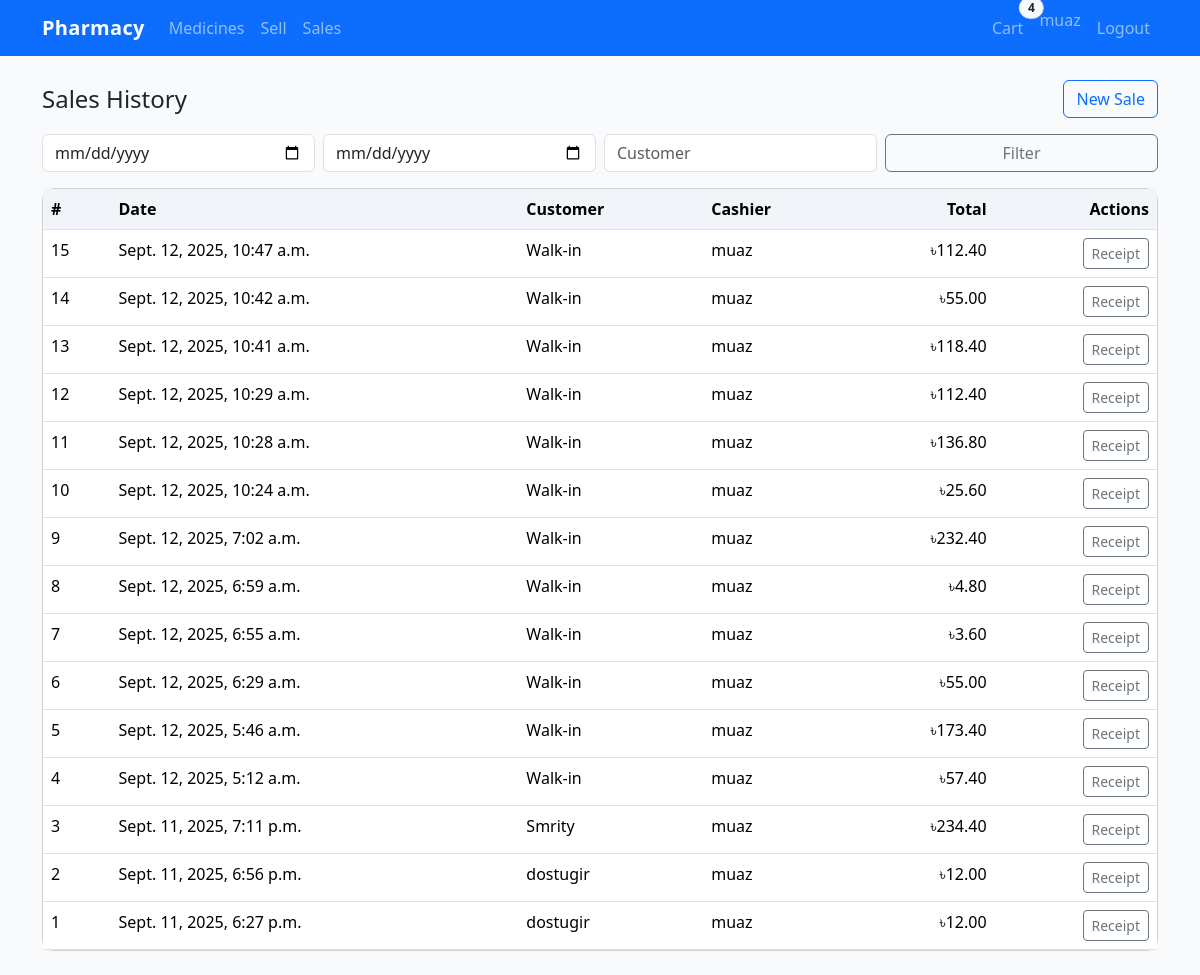
The app's page /sales/ (signed in) with its own data.
### inventory/models.py (models this page shows, shortened)
class Sale(models.Model):
    created_by = models.ForeignKey(get_user_model(), on_delete=models.PROTECT)
    created_at = models.DateTimeField(default=timezone.now)
    customer_name = models.CharField(max_length=255, blank=True)
    total_amount = models.DecimalField(max_digits=12, decimal_places=2, default=0)

### inventory/views.py (the view)
# urls.py: path('sales/', views.sales_history, name='sales_history'),
@login_required
@user_passes_test(staff_required)
def sales_history(request: HttpRequest) -> HttpResponse:
    sales = (Sale.objects
             .select_related('created_by')
             .prefetch_related('items__medicine')
             .order_by('-created_at'))
    from_date = request.GET.get('from')
    to_date = request.GET.get('to')
    customer = request.GET.get('customer', '').strip()
    if from_date:
        sales = sales.filter(created_at__date__gte=from_date)
    if to_date:
        sales = sales.filter(created_at__date__lte=to_date)
    if customer:
        sales = sales.filter(customer_name__icontains=customer)
    return render(request, 'inventory/sales_history.html', {"sales": sales})

### inventory/context_processors.py (called while the page is built)
def cart_info(request) -> Dict[str, Any]:
    if request.user.is_authenticated:
        items = CartItem.objects.filter(user=request.user).select_related('medicine')
        cart_map = {str(ci.medicine_id): ci.quantity for ci in items}
        count = sum(ci.quantity for ci in items)
    else:
        cart_map = {}
        count = 0
    return {
        'cart_count': count,
        'session_cart': cart_map,
    }

### inventory/templatetags/currency.py (called while the page is built)
@register.filter
def money(value, symbol="৳"):
    try:
        return f"{symbol}{float(value):,.2f}"
    except Exception:
        return f"{symbol}0.00"

### inventory/views.py (called while the page is built)
def staff_required(user):
    return user.is_authenticated and user.is_staff

### inventory/templates/inventory/sales_history.html (shortened to what this page needs)
{% extends 'base.html' %}
{% load currency %}
{% block content %}
<div class="d-flex justify-content-between align-items-center mb-3">
  <h4 class="mb-0">Sales History</h4>
  <a class="btn btn-outline-primary" href="{% url 'sell' %}">New Sale</a>
  </div>
<form class="row g-2 mb-3" method="get">
  <div class="col-md-3">
    <input type="date" class="form-control" name="from" value="{{ request.GET.from }}" placeholder="From">
  </div>
  <div class="col-md-3">
    <input type="date" class="form-control" name="to" value="{{ request.GET.to }}" placeholder="To">
  </div>
  <div class="col-md-3">
    <input type="text" class="form-control" name="customer" value="{{ request.GET.customer }}" placeholder="Customer">
  </div>
  <div class="col-md-3">
    <button class="btn btn-outline-secondary w-100" type="submit">Filter</button>
  </div>
</form>
<div class="card">
  <div class="card-body p-0">
    <div class="table-responsive">
      <table class="table table-hover mb-0">
        <thead>
          <tr>
            <th>#</th>
            <th>Date</th>
            <th>Customer</th>
            <th>Cashier</th>
            <th class="text-end">Total</th>
            <th class="text-end">Actions</th>
          </tr>
        </thead>
        <tbody>
          {% for s in sales %}
          <tr>
            <td>{{ s.id }}</td>
            <td>{{ s.created_at }}</td>
            <td>{{ s.customer_name|default:'Walk-in' }}</td>
            <td>{{ s.created_by.username }}</td>
            <td class="text-end">{{ s.total_amount|money }}</td>
            <td class="text-end">
              <a class="btn btn-sm btn-outline-secondary" href="{% url 'receipt' s.id %}">Receipt</a>
            </td>
          </tr>
          {% empty %}
          <tr>
            <td colspan="6" class="text-center py-4 text-muted">No sales yet.</td>
          </tr>
          {% endfor %}
        </tbody>
      </table>
    </div>
  </div>
</div>
{% endblock %}

### templates/base.html (shortened to what this page needs)
{% load static %}
<!doctype html>
<html lang="en">
  <head>
    <link href="https://cdn.jsdelivr.net/npm/bootstrap@5.3.3/dist/css/bootstrap.min.css" rel="stylesheet">
  </head>
  <body>
    <nav class="navbar navbar-expand-lg navbar-dark bg-primary">
      <div class="container">
        <a class="navbar-brand" href="{% url 'medicine_list' %}">Pharmacy</a>
        <div class="collapse navbar-collapse" id="nav">
          <ul class="navbar-nav me-auto mb-2 mb-lg-0">
            <li class="nav-item"><a class="nav-link" href="{% url 'medicine_list' %}">Medicines</a></li>
            <li class="nav-item"><a class="nav-link" href="{% url 'sell' %}">Sell</a></li>
            <li class="nav-item"><a class="nav-link" href="{% url 'sales_history' %}">Sales</a></li>
          </ul>
          <ul class="navbar-nav">
            {% if request.user.is_authenticated %}
              <li class="nav-item me-2">
                <a class="nav-link position-relative" href="{% url 'cart' %}">
                  Cart
                  <span class="position-absolute top-0 start-100 translate-middle badge rounded-pill bg-light text-dark border" style="font-weight:600;">
                    {{ cart_count|default:0 }}
                  </span>
                </a>
              </li>
              <li class="nav-item"><span class="navbar-text me-2">{{ request.user.username }}</span></li>
              <li class="nav-item">
                <form method="post" action="{% url 'logout' %}" class="d-inline">
                  <button type="submit" class="nav-link border-0 bg-transparent">Logout</button>
                </form>
              </li>
            {% else %}
              <li class="nav-item"><a class="nav-link" href="{% url 'login' %}">Login</a></li>
            {% endif %}
          </ul>
        </div>
      </div>
    </nav>
    <main class="py-4">
      <div class="container">
        {% block content %}{% endblock %}
      </div>
    </main>
  </body>
  </html>

### templates/base.html (style rules this page uses)
body { background-color: #f8fafc; }
.navbar-brand { font-weight: 700; letter-spacing: .3px; }
.card { border-radius: .75rem; }
.table thead th { background: #f1f5f9; }
:root { --ph-primary:#0d6efd; --ph-muted:#64748b; }
.card { transition: box-shadow .2s ease, transform .12s ease; }
.form-control, .form-select { transition: border-color .15s ease, box-shadow .15s ease; }
.btn { transition: transform .08s ease, box-shadow .15s ease; }
.badge { font-weight: 600; }
.nav-link { position: relative; }
.nav-link::after { content:""; position:absolute; left:.75rem; right:.75rem; bottom:.35rem; height:2px; background:transparent; transition:background .2s ease; }
.table-hover tbody tr { transition: background .12s ease; }

### records on screen
Sale: id "15", created_at "Sept. 12, 2025, 10:47 a.m.", customer_name "Walk-in", created_by.username "muaz", total_amount "৳112.40"
Sale: id "14", created_at "Sept. 12, 2025, 10:42 a.m.", customer_name "Walk-in", created_by.username "muaz", total_amount "৳55.00"
Sale: id "13", created_at "Sept. 12, 2025, 10:41 a.m.", customer_name "Walk-in", created_by.username "muaz", total_amount "৳118.40"
Sale: id "12", created_at "Sept. 12, 2025, 10:29 a.m.", customer_name "Walk-in", created_by.username "muaz", total_amount "৳112.40"
Sale: id "11", created_at "Sept. 12, 2025, 10:28 a.m.", customer_name "Walk-in", created_by.username "muaz", total_amount "৳136.80"
Sale: id "10", created_at "Sept. 12, 2025, 10:24 a.m.", customer_name "Walk-in", created_by.username "muaz", total_amount "৳25.60"
Sale: id "9", created_at "Sept. 12, 2025, 7:02 a.m.", customer_name "Walk-in", created_by.username "muaz", total_amount "৳232.40"
Sale: id "8", created_at "Sept. 12, 2025, 6:59 a.m.", customer_name "Walk-in", created_by.username "muaz", total_amount "৳4.80"
Sale: id "7", created_at "Sept. 12, 2025, 6:55 a.m.", customer_name "Walk-in", created_by.username "muaz", total_amount "৳3.60"
Sale: id "6", created_at "Sept. 12, 2025, 6:29 a.m.", customer_name "Walk-in", created_by.username "muaz", total_amount "৳55.00"
Sale: id "5", created_at "Sept. 12, 2025, 5:46 a.m.", customer_name "Walk-in", created_by.username "muaz", total_amount "৳173.40"
Sale: id "4", created_at "Sept. 12, 2025, 5:12 a.m.", customer_name "Walk-in", created_by.username "muaz", total_amount "৳57.40"
Sale: id "3", created_at "Sept. 11, 2025, 7:11 p.m.", customer_name "Smrity", created_by.username "muaz", total_amount "৳234.40"
Sale: id "2", created_at "Sept. 11, 2025, 6:56 p.m.", customer_name "dostugir", created_by.username "muaz", total_amount "৳12.00"
Sale: id "1", created_at "Sept. 11, 2025, 6:27 p.m.", customer_name "dostugir", created_by.username "muaz", total_amount "৳12.00"

### other values on screen
{{ cart_count|default:0 }} "4"
{{ request.user.username }} "muaz"
